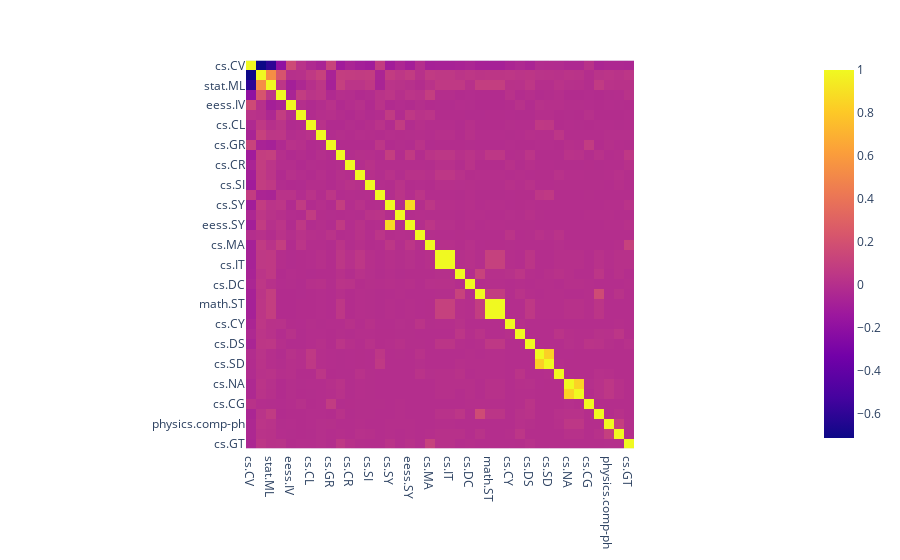

The cell this chart's notebook holds for it:
### Code cell
corr_data = data[top_40_terms['term'].to_list()].corr()

fig = px.imshow(corr_data,
                x=corr_data.columns,
                y=corr_data.index
               )
fig.show()

# Some of the terms have strong positive or negative correlation

### Figure 1 — Plotly figure (JSON) as saved in the notebook; plotly's stock layout.template omitted (floating-point values rounded to 4 significant figures; data arrays with more than 128 entries replaced by an {"elided": "..."} marker saying what was removed)
{"data": [{"coloraxis": "coloraxis", "hovertemplate": "x: %{x}<br>y: %{y}<br>color: %{z}<extra></extra>", "name": "0", "type": "heatmap", "x": ["cs.CV", "cs.LG", "stat.ML", "cs.AI", "eess.IV", "cs.RO", "cs.CL", "cs.NE", "cs.GR", "math.OC", "cs.CR", "eess.SP", "cs.SI", "cs.MM", "cs.SY", "cs.IR", "eess.SY", "cs.HC", "cs.MA", "math.IT", "cs.IT", "stat.AP", "cs.DC", "stat.ME", "math.ST", "stat.TH", "cs.CY", "q-bio.QM", "cs.DS", "eess.AS", "cs.SD", "q-bio.NC", "cs.NA", "math.NA", "cs.CG", "stat.CO", "physics.comp-ph", "physics.data-an", "cs.GT"], "xaxis": "x", "y": ["cs.CV", "cs.LG", "stat.ML", "cs.AI", "eess.IV", "cs.RO", "cs.CL", "cs.NE", "cs.GR", "math.OC", "cs.CR", "eess.SP", "cs.SI", "cs.MM", "cs.SY", "cs.IR", "eess.SY", "cs.HC", "cs.MA", "math.IT", "cs.IT", "stat.AP", "cs.DC", "stat.ME", "math.ST", "stat.TH", "cs.CY", "q-bio.QM", "cs.DS", "eess.AS", "cs.SD", "q-bio.NC", "cs.NA", "math.NA", "cs.CG", "stat.CO", "physics.comp-ph", "physics.data-an", "cs.GT"], "yaxis": "y", "z": {"elided": "39x39 float values"}}], "layout": {"coloraxis": {"colorscale": [[0, "#0d0887"], [0.1111, "#46039f"], [0.2222, "#7201a8"], [0.3333, "#9c179e"], [0.4444, "#bd3786"], [0.5556, "#d8576b"], [0.6667, "#ed7953"], [0.7778, "#fb9f3a"], [0.8889, "#fdca26"], [1, "#f0f921"]]}, "margin": {"t": 60}, "xaxis": {"anchor": "y", "constrain": "domain", "domain": [0, 1], "scaleanchor": "y"}, "yaxis": {"anchor": "x", "autorange": "reversed", "constrain": "domain", "domain": [0, 1]}}}
